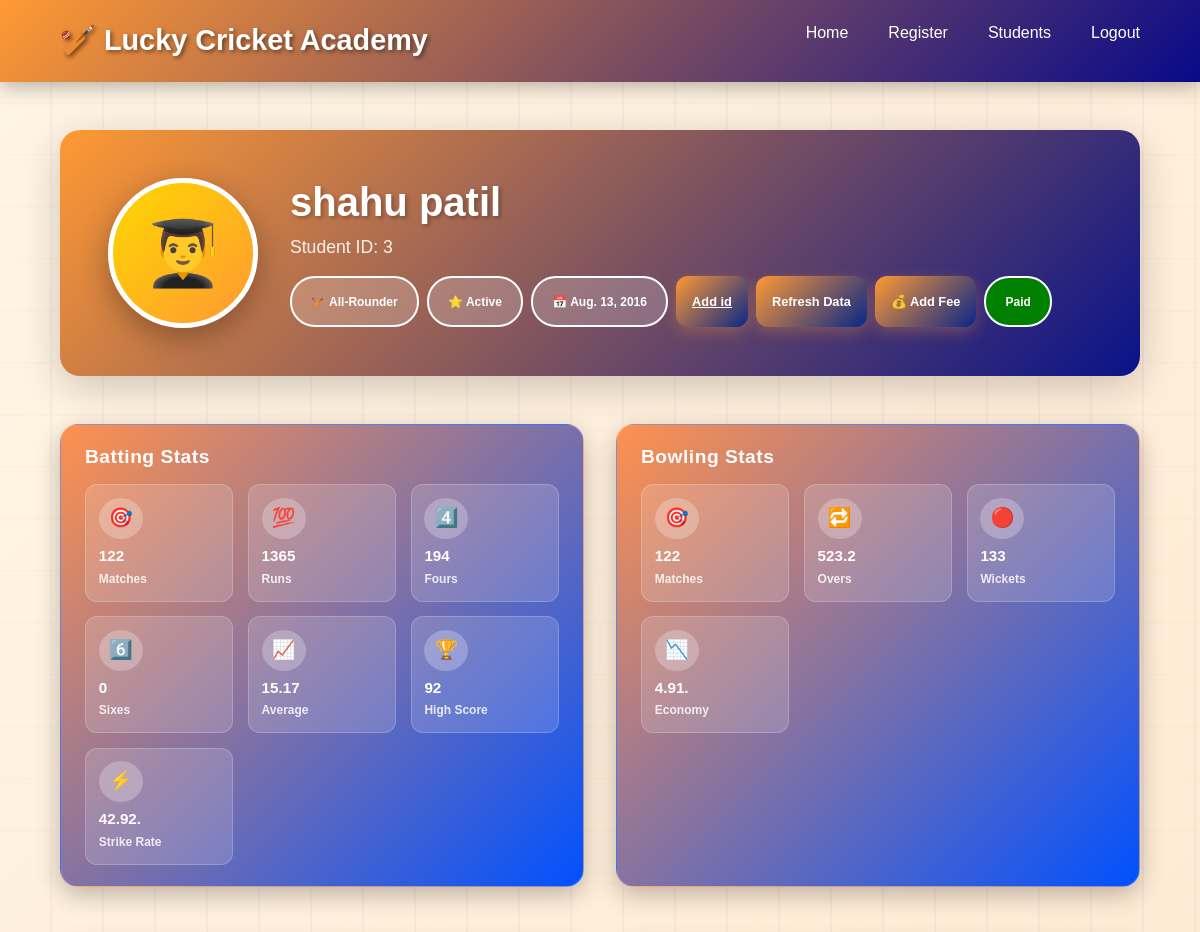
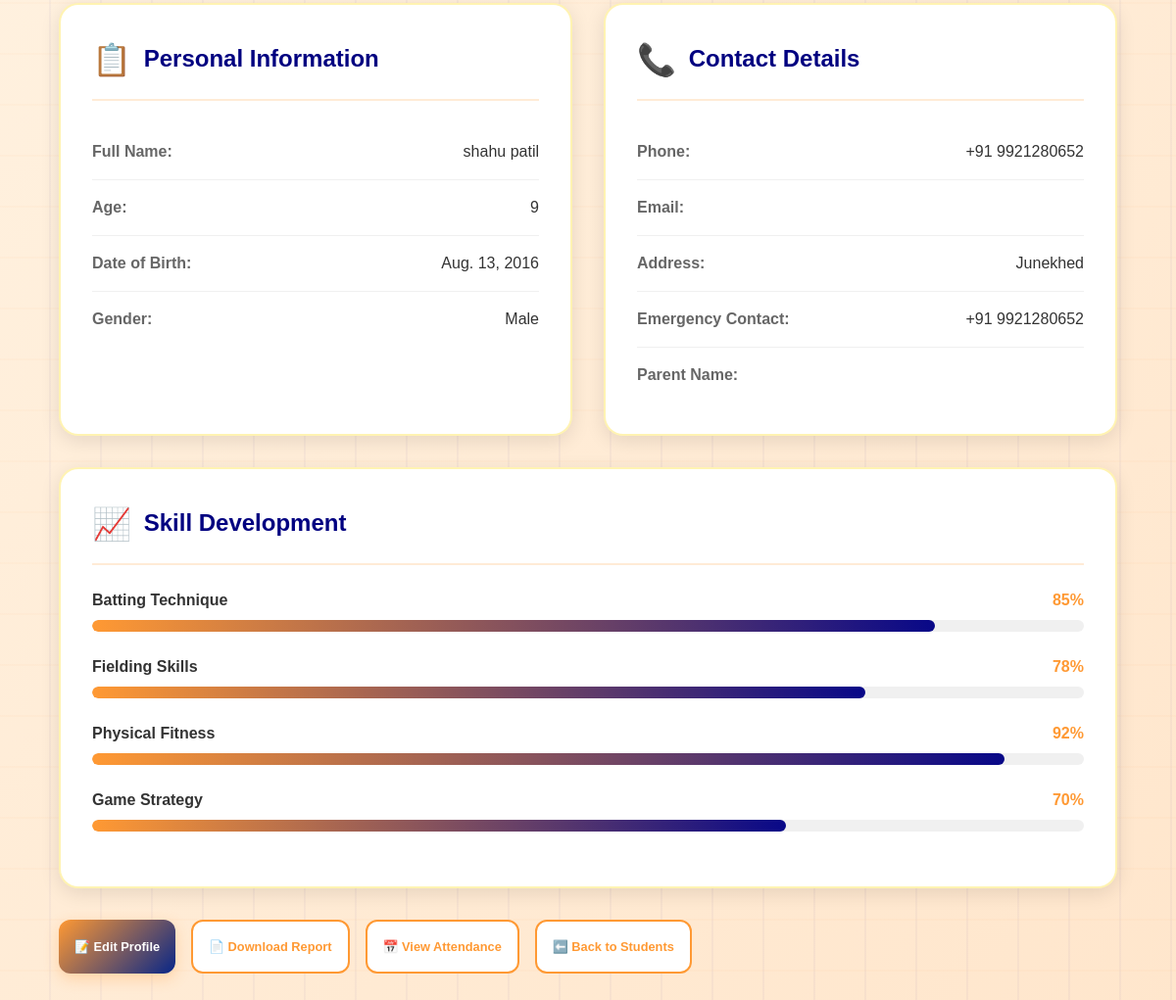
The app's page /student_detail/3 (signed in) with its own data (2 pictures, top to bottom).
### app/models.py (models this page shows, shortened)
class Student(models.Model):
    name = models.CharField(max_length=200)
    player_id = models.CharField(max_length=20,blank=True)
    player_name = models.CharField(max_length=200,blank=True)
    innings = models.CharField(max_length=10,blank=True)
    top_score = models.CharField(max_length=10,blank=True)
    average = models.CharField(max_length=10,blank=True)
    strike_rate = models.CharField(max_length=10,blank=True)
    sixes = models.CharField(max_length=10,blank=True)
    fours = models.CharField(max_length=10,blank=True)
    overs = models.CharField(max_length=10,blank=True)
    economy = models.CharField(max_length=10,blank=True)
    team_id = models.CharField(max_length=100,default='7680305',blank=True)
    total_matches = models.CharField(max_length=30,blank=True)
    total_wickets = models.CharField(max_length=30,blank=True)
    total_runs = models.CharField(max_length=30,blank=True)
    team_name = models.CharField(max_length=300,default='Lucky Cricket Aca',blank=True)
    birthdate = models.DateField()
    gender = models.CharField(max_length=100,blank=True)
    address = models.CharField(max_length=200)
    mobile = models.IntegerField()
    game_type = models.CharField(max_length=100)
    photo = models.ImageField(upload_to="photos/", null=True, blank=True)
    document = models.FileField(upload_to="docs/", null=True, blank=True)
    @property
    def age(self):
        from datetime import date
        today = date.today()
        return today.year - self.birthdate.year - (
            (today.month, today.day) < (self.birthdate.month, self.birthdate.day)
        )

### app/views.py (the view, shortened to what this page needs)
# urls.py: path('student_detail/<id>',views.student_detail,name='student_detail'),
@login_required(login_url='login')
def student_detail(request,id):
    print(request)
    student = Student.objects.get(pk=id)
    today = date.today()
    paid = FeePayment.objects.filter(
        student=student,
        month=today.month,
        year=today.year
    ).exists()
    if request.method == "GET" and 'get_player_id' in request.GET:
        print(student.name)
        print(request)
        pass
    return render(request,'app/stuInfo.html',{'student':student,'today_date':date.today().strftime("%Y-%m-%d"),'paid':paid})

### app/templates/app/stuInfo.html (shortened to what this page needs)
{% extends "app/base.html" %}
{% load static %}
{% block style %}
<link href="https://cdn.jsdelivr.net/npm/bootstrap@5.3.2/dist/css/bootstrap.min.css" rel="stylesheet">
<link rel='stylesheet' href="{% static 'app/css/stuInfo.css' %}">
{% endblock style %}
{% block content %}
    <div class="container">
        <div class="profile-header">
            <div class="profile-top">
                <div class="profile-photo">👨‍🎓</div>
                <div class="profile-info">
                    <h1 class="profile-name">{{student.name}}</h1>
                    <p class="profile-id">Student ID: {{student.id}}</p>
                    <div class="profile-badges">
                        <span class="badge">🏏 {{student.game_type}}</span>
                        <span class="badge">⭐ Active</span>
                        <span class="badge">📅 {{student.birthdate}}</span>
                        <button class="btn btn-primary" name="get_player_id" data-bs-toggle="modal">
                            <a style="color:white;" href='{% url "add_id" student.id %}' >Add id </a>
                        </button>
                        <form method="POST" style="display:inline;">
                            <button class="btn btn-primary" name="run_python" value="yes" class="action-btn">Refresh Data</button>
                        </form>
                        <button class="btn btn-primary" data-bs-toggle="modal" data-bs-target="#feeModal">
                            💰 Add Fee
                        </button>
                        {% if  paid %}
                            <span class="badge" style='background:green'>Paid</span>
                        {% else %}
                            <span class="badge" style='background:red;'>Unpaid</span>
                        {% endif %}
                    </div>
                </div>
            </div>
        </div>
        <div class="content-grid">
            <div class="stats-card compact fancy">
                <h2 class="stats-title">Batting Stats</h2>
                <div class="compact-grid">
                    <div class="c-item"><span>🎯</span>{{student.total_matches}} <small>Matches</small></div>
                    <div class="c-item"><span>💯</span>{{student.total_runs}} <small>Runs</small></div>
                    <div class="c-item"><span>4️⃣</span>{{student.fours}} <small>Fours</small></div>
                    <div class="c-item"><span>6️⃣</span>{{student.sixes}} <small>Sixes</small></div>
                    <div class="c-item"><span>📈</span>{{student.average}} <small>Average</small></div>
                    <div class="c-item"><span>🏆</span>{{student.top_score}} <small>High Score</small></div>
                    <div class="c-item"><span>⚡</span>{{student.strike_rate}} <small>Strike Rate</small></div>
                </div>
            </div>
            <div class="stats-card compact fancy">
                <h2 class="stats-title">Bowling Stats</h2>
                <div class="compact-grid">
                    <div class="c-item"><span>🎯</span>{{student.total_matches}} <small>Matches</small></div>
                    <div class="c-item"><span>🔁</span>{{student.overs}} <small>Overs</small></div>
                    <div class="c-item"><span>🔴</span>{{student.total_wickets}} <small>Wickets</small></div>
                    <div class="c-item"><span>📉</span>{{student.economy}} <small>Economy</small></div>
                </div>
            </div>
            <div class="info-card">
                <div class="card-header">
                    <span class="card-icon">📋</span>
                    <h2 class="card-title">Personal Information</h2>
                </div>
                <div class="info-row">
                    <span class="info-label">Full Name:</span>
                    <span class="info-value">{{student.name}}</span>
                </div>
                <div class="info-row">
                    <span class="info-label">Age:</span>
                    <span class="info-value">{{student.age}}</span>
                </div>
                <div class="info-row">
                    <span class="info-label">Date of Birth:</span>
                    <span class="info-value">{{student.birthdate}}</span>
                </div>
                <div class="info-row">
                    <span class="info-label">Gender:</span>
                    <span class="info-value">{{student.gender}}</span>
                </div>
            </div>
            <div class="info-card">
                <div class="card-header">
                    <span class="card-icon">📞</span>
                    <h2 class="card-title">Contact Details</h2>
                </div>
                <div class="info-row">
                    <span class="info-label">Phone:</span>
                    <span class="info-value">+91 {{student.mobile}}</span>
                </div>
                <div class="info-row">
                    <span class="info-label">Email:</span>
                </div>
                <div class="info-row">
                    <span class="info-label">Address:</span>
                    <span class="info-value">{{student.address}}</span>
                </div>
                <div class="info-row">
                    <span class="info-label">Emergency Contact:</span>
                    <span class="info-value">+91 {{student.mobile}}</span>
                </div>
                <div class="info-row">
                    <span class="info-label">Parent Name:</span>
                </div>
            </div>
            <div class="performance-card">
                <div class="card-header">
                    <span class="card-icon">📈</span>
                    <h2 class="card-title">Skill Development</h2>
                </div>
                <div class="progress-item">
                    <div class="progress-header">
                        <span class="progress-label">Batting Technique</span>
                        <span class="progress-value">85%</span>
                    </div>
                    <div class="progress-bar">
                        <div class="progress-fill" style="width: 85%;"></div>
                    </div>
                </div>
                <div class="progress-item">
                    <div class="progress-header">
                        <span class="progress-label">Fielding Skills</span>
                        <span class="progress-value">78%</span>
                    </div>
                    <div class="progress-bar">
                        <div class="progress-fill" style="width: 78%;"></div>
                    </div>
                </div>
                <div class="progress-item">
                    <div class="progress-header">
                        <span class="progress-label">Physical Fitness</span>
                        <span class="progress-value">92%</span>
                    </div>
                    <div class="progress-bar">
                        <div class="progress-fill" style="width: 92%;"></div>
                    </div>
                </div>
                <div class="progress-item">
                    <div class="progress-header">
                        <span class="progress-label">Game Strategy</span>
                        <span class="progress-value">70%</span>
                    </div>
                    <div class="progress-bar">
                        <div class="progress-fill" style="width: 70%;"></div>
                    </div>
                </div>
            </div>
        </div>
        <div class="action-buttons">
            <button class="btn btn-primary">📝 Edit Profile</button>
            <button class="btn btn-secondary">📄 Download Report</button>
            <button class="btn btn-secondary">📅 View Attendance</button>
            <a class="btn btn-secondary" href='{% url "students" %}'>⬅️ Back to Students</a>
        </div>
    </div>
{% endblock content %}

### app/templates/app/base.html (shortened to what this page needs)
<!DOCTYPE html>
{% load static %}
<html>
    <head>
        {% block style %}{% endblock style %}
    </head>
    <body>
        {% include "app/navbar.html" %}
        {% block content %}{% endblock content %}
    </body>
</html>

### app/templates/app/navbar.html
<nav class="navbar">
    <div class="logo">🏏 Lucky Cricket Academy</div>
    <ul class="nav-links">
        <li><a href="{% url 'home' %}">Home</a></li>
    {% if user.is_authenticated %}
        <li><a href='{% url "register" %}'>Register</a></li>
        <li><a href='{% url "students" %}'>Students</a></li>
        <li><a href='{% url "logout" %}'>Logout</a></li>
    {% else %}
        <li><a href='{% url "login" %}'>Login</a></li>
    {% endif %}
    </ul>
</nav>

### records on screen
Student: name "shahu patil", id "3", game_type "All-Rounder", birthdate "Aug. 13, 2016", total_matches "122", total_runs "1365", fours "194", sixes "0", average "15.17", top_score "92", strike_rate "42.92.", overs "523.2", total_wickets "133", economy "4.91.", age "9", gender "Male", mobile "9921280652", address "Junekhed"
